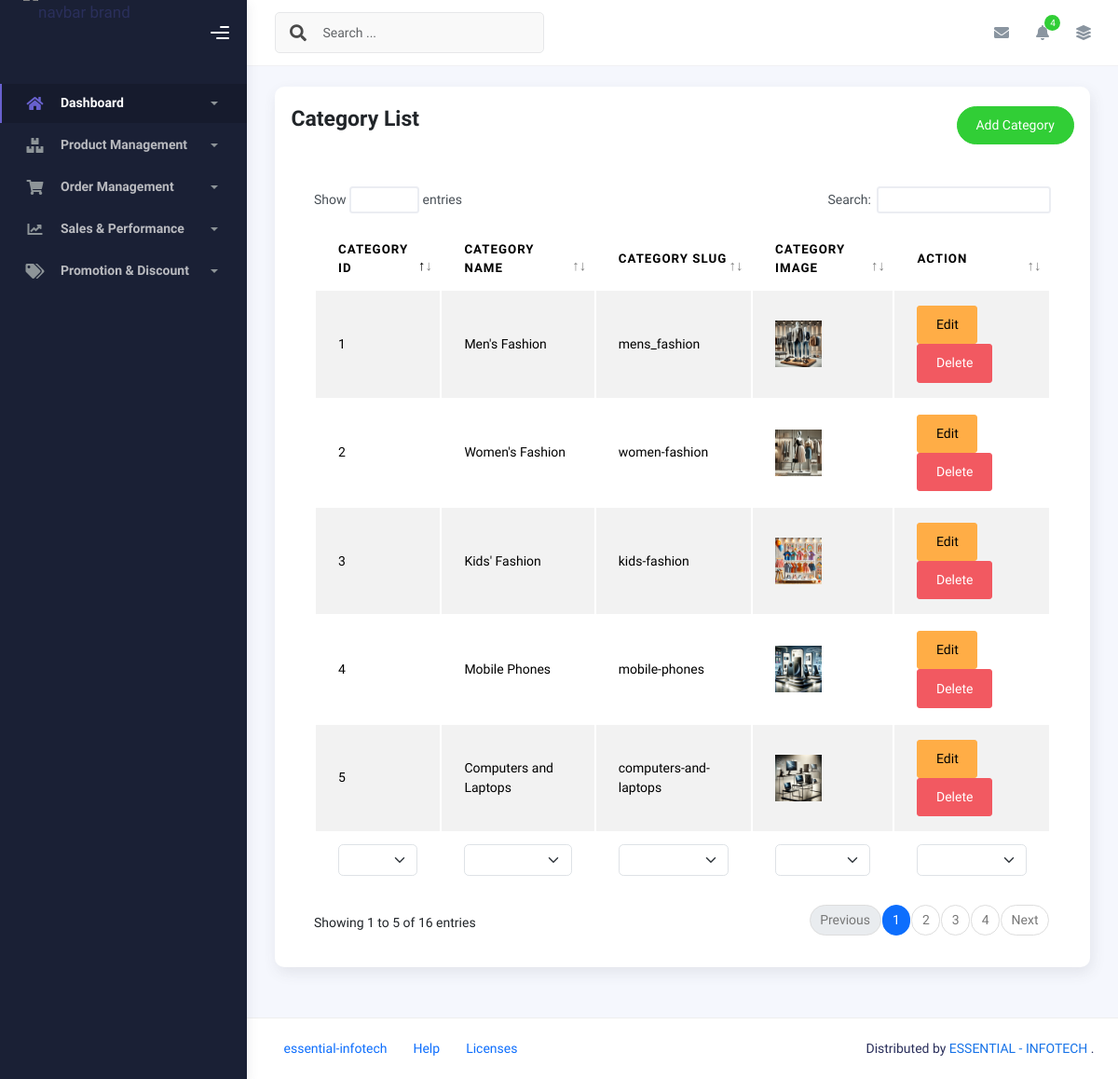
Page /product-management/category/list/ on the earlier database version.
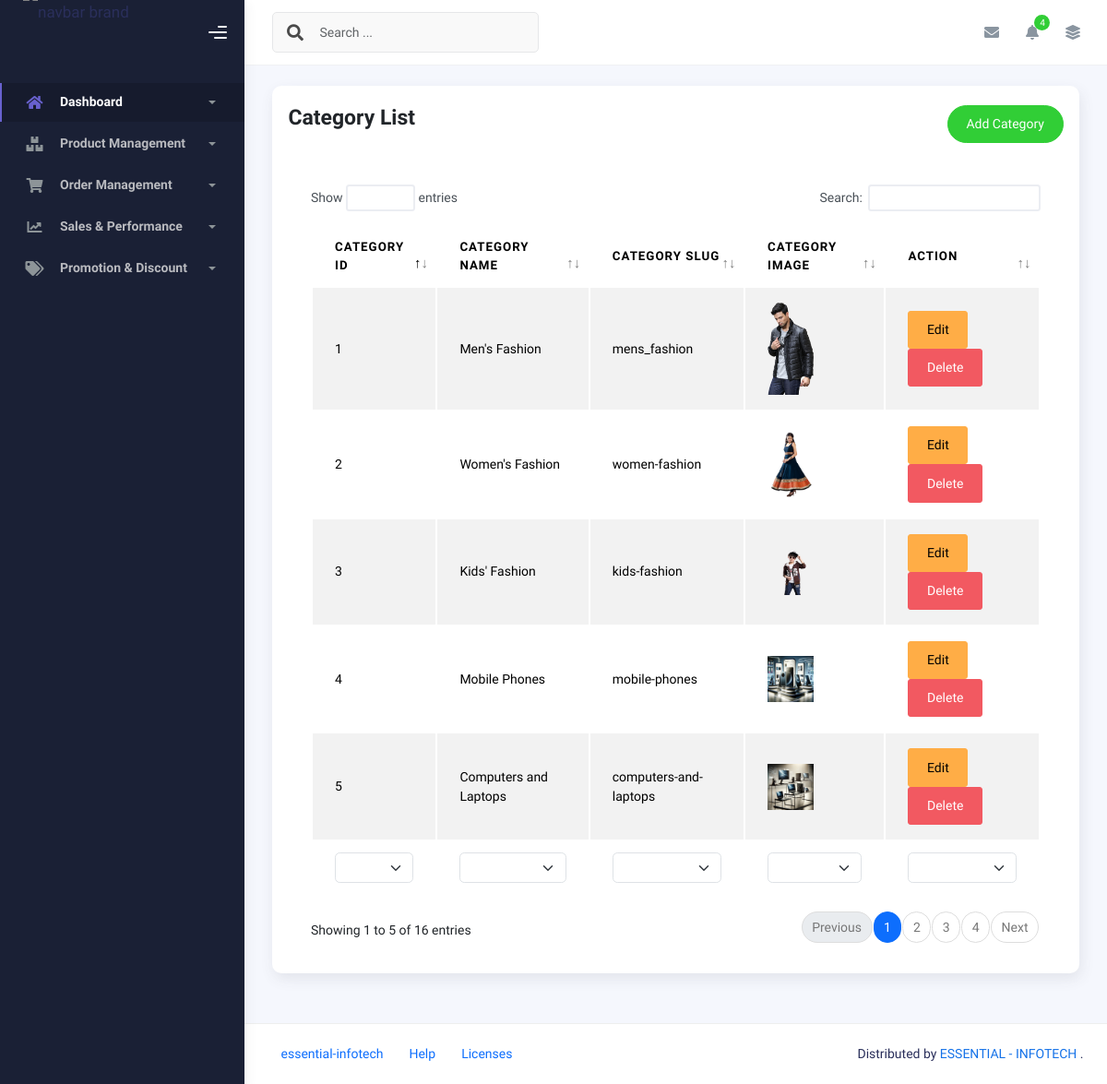
Same page on the later database version.
### product_management/models.py (models this page shows, shortened)
class Category(models.Model):
    product_type = models.ForeignKey(ProductType, on_delete= models.CASCADE, related_name = 'product_type')
    category_name = models.CharField(max_length=255)
    category_slug = models.SlugField(max_length=255)
    category_image = models.ImageField(upload_to='category_images/', blank=True,null=True)
    created_at = models.DateTimeField(auto_now_add=True)
    updated_at = models.DateTimeField(auto_now=True)

### product_management/views.py (the view)
# urls.py: path('category/list/', category_list, name='category-list'),
def category_list(request):
    category = Category.objects.all()
    return render(request, 'product_management/category.html', {'category':category})

### templates/product_management/category.html (shortened to what this page needs)
{% extends 'base.html' %}
{% block content %}
    <div class="container">
        <div class="page-inner">
            <div class="row">
                <div class="col-md-12">
                    <div class="card p-3">
                        <div class="page-header d-flex justify-content-between p-1">
                            <h3 class="fw-bold mb-3">Category List</h3>
                            <a href="{% url 'category-form' %}" class="btn btn-success btn-round ms-auto text-white" style="text-decoration: none;">
                                Add Category
                            </a>
                        </div>
                        <div class="card-body">
                            <div class="table-responsive">
                                <table id="multi-filter-select" class="display table table-striped table-hover">
                                    <thead>
                                        <tr>
                                            <th>Category ID</th>
                                            <th>Category Name</th>
                                            <th>Category Slug</th>
                                            <th>Category Image</th>
                                            <th>Action</th>
                                        </tr>
                                    </thead>
                                    <tfoot>
                                        <tr>
                                            <th>Category ID</th>
                                            <th>Category Name</th>
                                            <th>Category Slug</th>
                                            <th>Category Image</th>
                                            <th>Action</th>
                                        </tr>
                                    </tfoot>
                                    <tbody>
                                        {% for category in category %}
                                        <tr>
                                            <td>{{ category.pk }} </td>
                                            <td>{{ category.category_name  }}</td>
                                            <td>{{ category.category_slug  }}</td>
                                            <td>
                                                <img src="{{ category.category_image.url }}" alt="{{ category.name }}" width="50">
                                            </td>
                                            <td>
                                                <a href="{% url 'category-edit' category.pk %}" class="btn btn-warning">Edit</a>
                                                <form action="{% url 'category-delete' category.pk %}" method="POST" style="display: inline;" onsubmit="return confirm('Are you sure you want to delete this banner?');">
                                                    <button type="submit" class="btn btn-danger">Delete</button>
                                                </form>
                                            </td>
                                        </tr>
                                        {% empty %}
                                        <tr>
                                            <td colspan="5">No categories available.</td>
                                        </tr>
                                        {% endfor %}
                                    </tbody>
                                </table>
                            </div>
                        </div>
                    </div>
                </div>
            </div>
        </div>
    </div>
{% endblock %}

Differences in the rows shown:
changed Category "Men's Fashion": category_image: a different picture
changed Category "Women's Fashion": category_image: a different picture
changed Category "Kids' Fashion": category_image: a different picture
